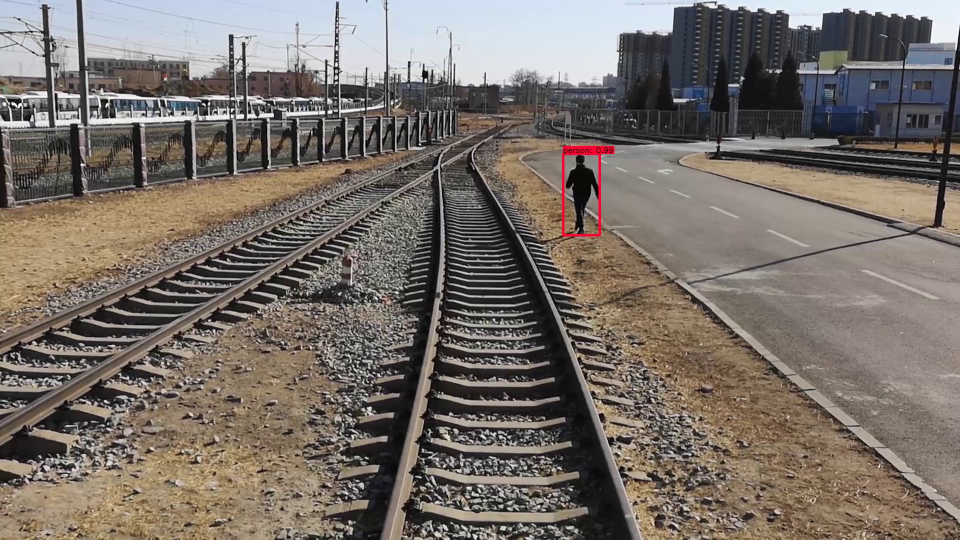
#> input picture resIMGdect.jpg, 1920 x 1080 px (shown at 1/2 size)
$ python -i utils.py   (imports and definitions only)   (older library calls are emulated)
#> lines starting #> are read from the running program, lines starting #| are printed output that depends on the picture
import numpy as np
import os
import cv2
import matplotlib.pyplot as plt
import matplotlib.image as mpimg


# [14 lines left out: function get_M_Minv, not called in this run]


def abs_sobel_thresh(img, orient='x', thresh_min=0, thresh_max=255):
    # Convert to grayscale
#> called with orient = 'x', thresh_min = 0, thresh_max = 255
    gray = cv2.cvtColor(img, cv2.COLOR_RGB2GRAY)
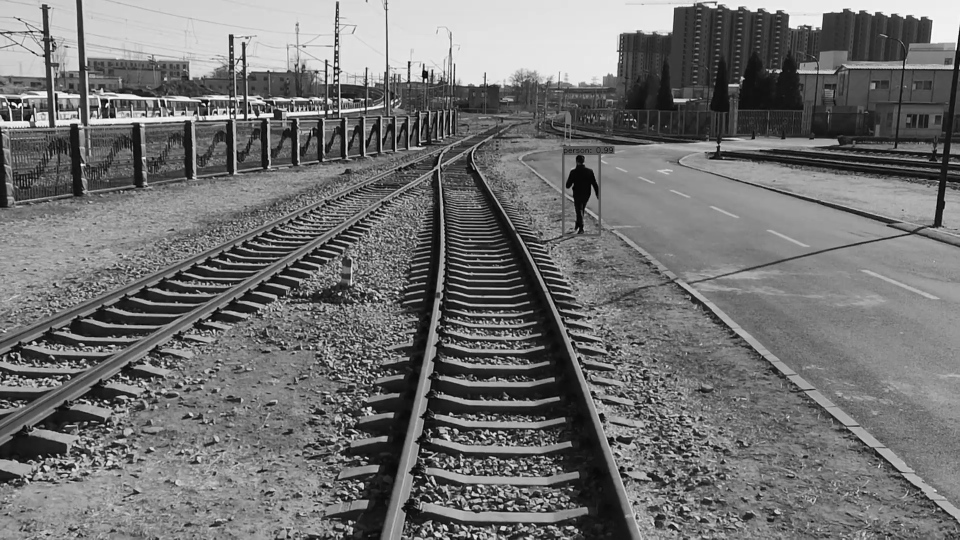
#> gray: shape (1080, 1920) (shown at 1/2 size); min 0, max 255, mean 113.4
    # Apply x or y gradient with the OpenCV Sobel() function
    # and take the absolute value
    if orient == 'x':
        abs_sobel = np.absolute(cv2.Sobel(gray, cv2.CV_64F, 1, 0))
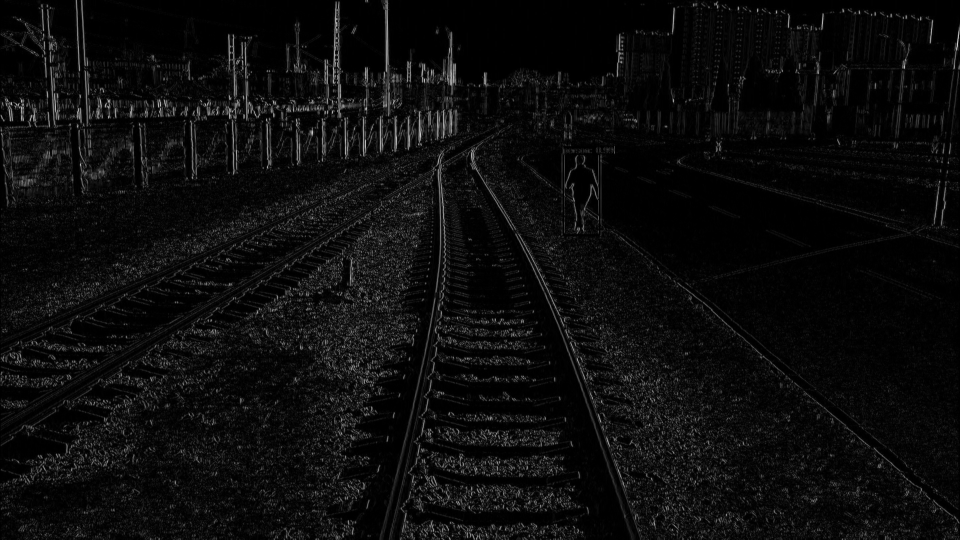
#> abs_sobel: shape (1080, 1920) float64 (shown at 1/2 size); min 0, max 985, mean 49.8; drawn with min black and max white
    if orient == 'y':
        abs_sobel = np.absolute(cv2.Sobel(gray, cv2.CV_64F, 0, 1))
    # Rescale back to 8 bit integer
    scaled_sobel = np.uint8(255*abs_sobel/np.max(abs_sobel))
    # Create a copy and apply the threshold
    binary_output = np.zeros_like(scaled_sobel)
    # Here I'm using inclusive (>=, <=) thresholds, but exclusive is ok too
    binary_output[(scaled_sobel >= thresh_min) & (scaled_sobel <= thresh_max)] = 1

    # Return the result
    return binary_output

# [218 lines left out: functions mag_thresh, dir_threshold, hls_select, luv_select, lab_select, find_line and 4 more, not called in this run]

>>> import cv2
>>> picture = cv2.cvtColor(cv2.imread('resIMGdect.jpg'), cv2.COLOR_BGR2RGB)
>>> result = abs_sobel_thresh(picture)
#> result: shape (1080, 1920); every value is 1

$ run again, on CurveRail_Detection.jpg
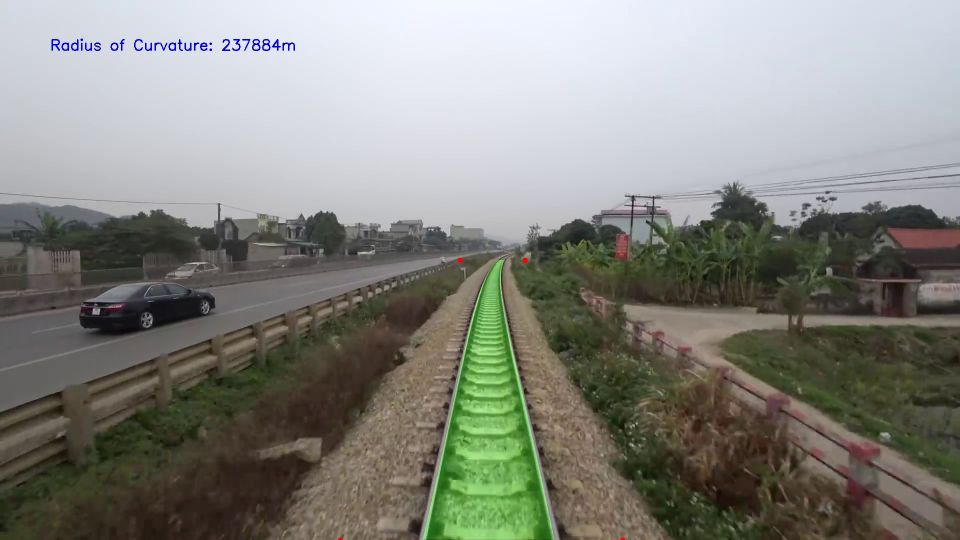
#> input picture CurveRail_Detection.jpg, 1920 x 1080 px (shown at 1/2 size)
#> in abs_sobel_thresh, `gray = cv2.cvtColor(img, cv2.COLOR_RGB2GRAY)`:
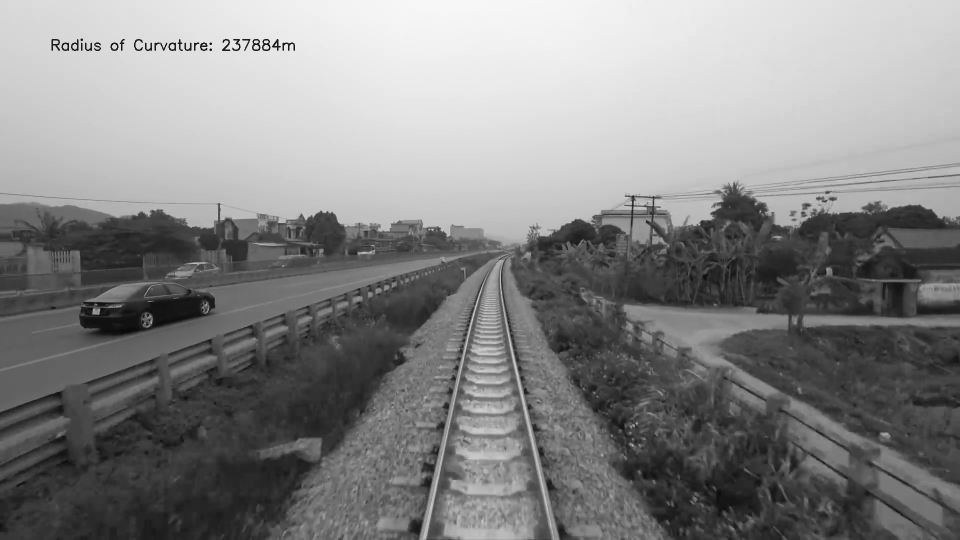
#> gray: shape (1080, 1920) (shown at 1/2 size); min 0, max 247, mean 133.4
#> in abs_sobel_thresh, `abs_sobel = np.absolute(cv2.Sobel(gray, cv2.CV_64F, 1, 0))`:
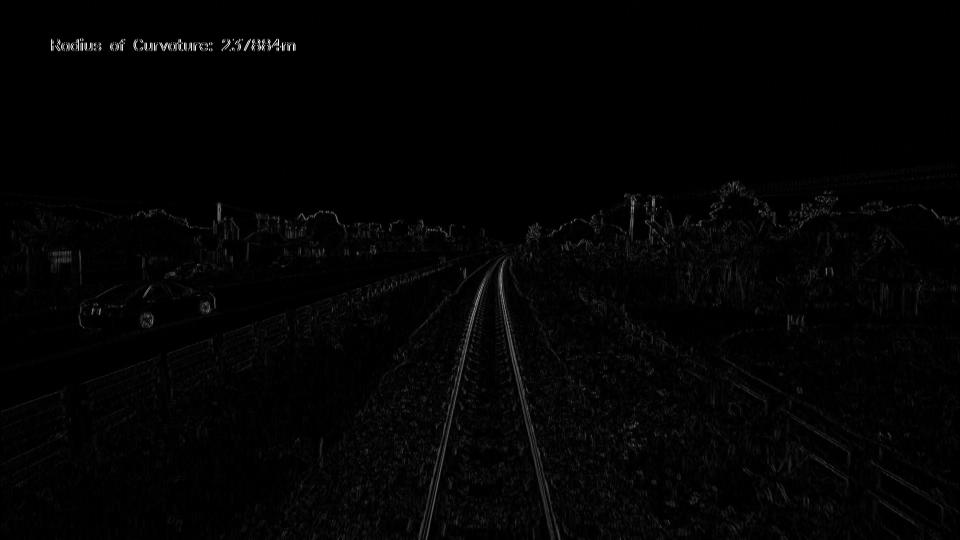
#> abs_sobel: shape (1080, 1920) float64 (shown at 1/2 size); min 0, max 827, mean 11.5; drawn with min black and max white
#> result: shape (1080, 1920); every value is 1

$ run again, on Rail_detectionRES.jpg
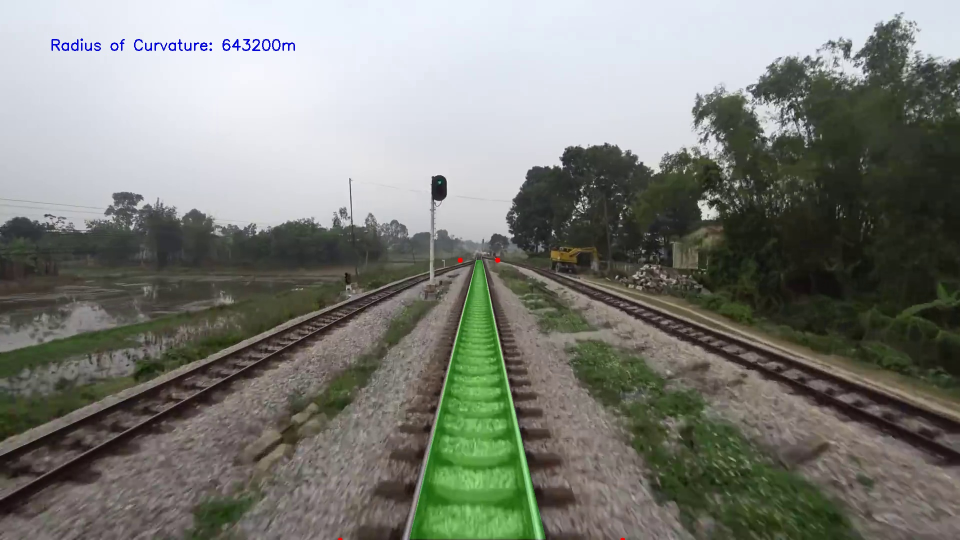
#> input picture Rail_detectionRES.jpg, 1920 x 1080 px (shown at 1/2 size)
#> in abs_sobel_thresh, `gray = cv2.cvtColor(img, cv2.COLOR_RGB2GRAY)`:
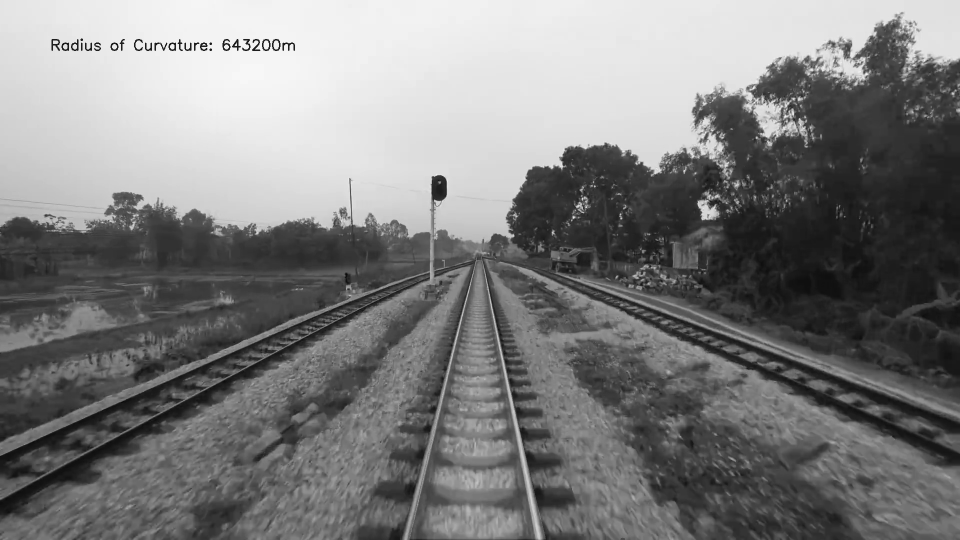
#> gray: shape (1080, 1920) (shown at 1/2 size); min 5, max 254, mean 125.3
#> in abs_sobel_thresh, `abs_sobel = np.absolute(cv2.Sobel(gray, cv2.CV_64F, 1, 0))`:
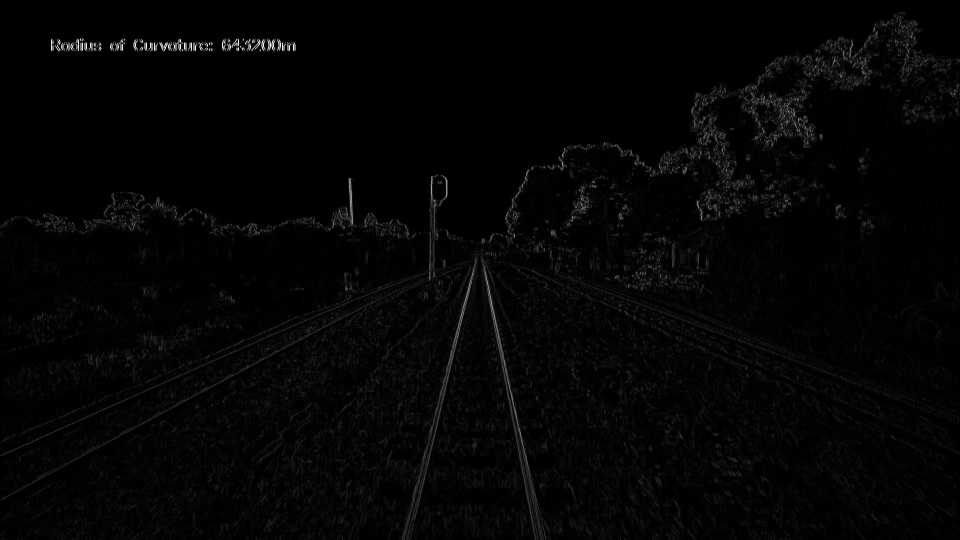
#> abs_sobel: shape (1080, 1920) float64 (shown at 1/2 size); min 0, max 869, mean 16.2; drawn with min black and max white
#> result: shape (1080, 1920); every value is 1
